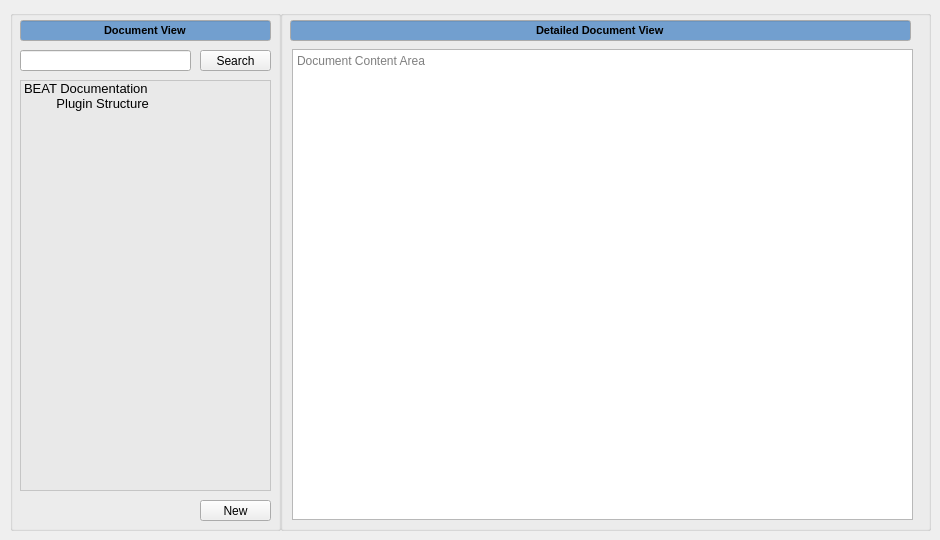
   <widget class="QWidget" name="Documentation">
    <attribute name="title">
     <string>Documentation</string>
    </attribute>
    <widget class="QGroupBox" name="document_view_groupbox">
     <property name="geometry">
      <rect>
       <x>10</x>
       <y>10</y>
       <width>271</width>
       <height>521</height>
      </rect>
     </property>
     <property name="title">
      <string/>
     </property>
     <widget class="QLineEdit" name="document_view_lineedit">
      <property name="geometry">
       <rect>
        <x>10</x>
        <y>10</y>
        <width>251</width>
        <height>21</height>
       </rect>
      </property>
      <property name="palette">
       <palette>
        <active>
         <colorrole role="Base">
          <brush brushstyle="SolidPattern">
           <color alpha="255">
            <red>114</red>
            <green>159</green>
            <blue>207</blue>
           </color>
          </brush>
         </colorrole>
        </active>
        <inactive>
         <colorrole role="Base">
          <brush brushstyle="SolidPattern">
           <color alpha="255">
            <red>114</red>
            <green>159</green>
            <blue>207</blue>
           </color>
          </brush>
         </colorrole>
        </inactive>
        <disabled>
         <colorrole role="Base">
          <brush brushstyle="SolidPattern">
           <color alpha="255">
            <red>255</red>
            <green>255</green>
            <blue>255</blue>
           </color>
          </brush>
         </colorrole>
        </disabled>
       </palette>
      </property>
      <property name="font">
       <font>
        <pointsize>8</pointsize>
        <weight>75</weight>
        <bold>true</bold>
       </font>
      </property>
      <property name="autoFillBackground">
       <bool>false</bool>
      </property>
      <property name="text">
       <string>Document View</string>
      </property>
      <property name="alignment">
       <set>Qt::AlignCenter</set>
      </property>
      <property name="readOnly">
       <bool>true</bool>
      </property>
     </widget>
     <widget class="QLineEdit" name="document_view_search_lineedit">
      <property name="geometry">
       <rect>
        <x>10</x>
        <y>40</y>
        <width>171</width>
        <height>21</height>
       </rect>
      </property>
      <property name="palette">
       <palette>
        <active>
         <colorrole role="WindowText">
          <brush brushstyle="SolidPattern">
           <color alpha="255">
            <red>0</red>
            <green>0</green>
            <blue>0</blue>
           </color>
          </brush>
         </colorrole>
         <colorrole role="Dark">
          <brush brushstyle="SolidPattern">
           <color alpha="255">
            <red>119</red>
            <green>119</green>
            <blue>118</blue>
           </color>
          </brush>
         </colorrole>
         <colorrole role="Mid">
          <brush brushstyle="SolidPattern">
           <color alpha="255">
            <red>159</red>
            <green>159</green>
            <blue>157</blue>
           </color>
          </brush>
         </colorrole>
         <colorrole role="Text">
          <brush brushstyle="SolidPattern">
           <color alpha="255">
            <red>203</red>
            <green>203</green>
            <blue>203</blue>
           </color>
          </brush>
         </colorrole>
         <colorrole role="ButtonText">
          <brush brushstyle="SolidPattern">
           <color alpha="255">
            <red>0</red>
            <green>0</green>
            <blue>0</blue>
           </color>
          </brush>
         </colorrole>
         <colorrole role="Base">
          <brush brushstyle="SolidPattern">
           <color alpha="255">
            <red>255</red>
            <green>255</green>
            <blue>255</blue>
           </color>
          </brush>
         </colorrole>
         <colorrole role="Window">
          <brush brushstyle="SolidPattern">
           <color alpha="255">
            <red>238</red>
            <green>238</green>
            <blue>236</blue>
           </color>
          </brush>
         </colorrole>
         <colorrole role="Shadow">
          <brush brushstyle="SolidPattern">
           <color alpha="255">
            <red>0</red>
            <green>0</green>
            <blue>0</blue>
           </color>
          </brush>
         </colorrole>
         <colorrole role="AlternateBase">
          <brush brushstyle="SolidPattern">
           <color alpha="255">
            <red>184</red>
            <green>184</green>
            <blue>184</blue>
           </color>
          </brush>
         </colorrole>
         <colorrole role="ToolTipBase">
          <brush brushstyle="SolidPattern">
           <color alpha="255">
            <red>255</red>
            <green>255</green>
            <blue>220</blue>
           </color>
          </brush>
         </colorrole>
         <colorrole role="ToolTipText">
          <brush brushstyle="SolidPattern">
           <color alpha="255">
            <red>0</red>
            <green>0</green>
            <blue>0</blue>
           </color>
          </brush>
         </colorrole>
        </active>
        <inactive>
         <colorrole role="WindowText">
          <brush brushstyle="SolidPattern">
           <color alpha="255">
            <red>0</red>
            <green>0</green>
            <blue>0</blue>
           </color>
          </brush>
         </colorrole>
         <colorrole role="Dark">
          <brush brushstyle="SolidPattern">
           <color alpha="255">
            <red>119</red>
            <green>119</green>
            <blue>118</blue>
           </color>
          </brush>
         </colorrole>
         <colorrole role="Mid">
          <brush brushstyle="SolidPattern">
           <color alpha="255">
            <red>159</red>
            <green>159</green>
            <blue>157</blue>
           </color>
          </brush>
         </colorrole>
         <colorrole role="Text">
          <brush brushstyle="SolidPattern">
           <color alpha="255">
            <red>203</red>
            <green>203</green>
            <blue>203</blue>
           </color>
          </brush>
         </colorrole>
         <colorrole role="ButtonText">
          <brush brushstyle="SolidPattern">
           <color alpha="255">
            <red>0</red>
            <green>0</green>
            <blue>0</blue>
           </color>
          </brush>
         </colorrole>
         <colorrole role="Base">
          <brush brushstyle="SolidPattern">
           <color alpha="255">
            <red>255</red>
            <green>255</green>
            <blue>255</blue>
           </color>
          </brush>
         </colorrole>
         <colorrole role="Window">
          <brush brushstyle="SolidPattern">
           <color alpha="255">
            <red>238</red>
            <green>238</green>
            <blue>236</blue>
           </color>
          </brush>
         </colorrole>
         <colorrole role="Shadow">
          <brush brushstyle="SolidPattern">
           <color alpha="255">
            <red>0</red>
            <green>0</green>
            <blue>0</blue>
           </color>
          </brush>
         </colorrole>
         <colorrole role="AlternateBase">
          <brush brushstyle="SolidPattern">
           <color alpha="255">
            <red>184</red>
            <green>184</green>
            <blue>184</blue>
           </color>
          </brush>
         </colorrole>
         <colorrole role="ToolTipBase">
          <brush brushstyle="SolidPattern">
           <color alpha="255">
            <red>255</red>
            <green>255</green>
            <blue>220</blue>
           </color>
          </brush>
         </colorrole>
         <colorrole role="ToolTipText">
          <brush brushstyle="SolidPattern">
           <color alpha="255">
            <red>0</red>
            <green>0</green>
            <blue>0</blue>
           </color>
          </brush>
         </colorrole>
        </inactive>
        <disabled>
         <colorrole role="WindowText">
          <brush brushstyle="SolidPattern">
           <color alpha="255">
            <red>119</red>
            <green>119</green>
            <blue>118</blue>
           </color>
          </brush>
         </colorrole>
         <colorrole role="Dark">
          <brush brushstyle="SolidPattern">
           <color alpha="255">
            <red>119</red>
            <green>119</green>
            <blue>118</blue>
           </color>
          </brush>
         </colorrole>
         <colorrole role="Mid">
          <brush brushstyle="SolidPattern">
           <color alpha="255">
            <red>159</red>
            <green>159</green>
            <blue>157</blue>
           </color>
          </brush>
         </colorrole>
         <colorrole role="Text">
          <brush brushstyle="SolidPattern">
           <color alpha="255">
            <red>119</red>
            <green>119</green>
            <blue>118</blue>
           </color>
          </brush>
         </colorrole>
         <colorrole role="ButtonText">
          <brush brushstyle="SolidPattern">
           <color alpha="255">
            <red>119</red>
            <green>119</green>
            <blue>118</blue>
           </color>
          </brush>
         </colorrole>
         <colorrole role="Base">
          <brush brushstyle="SolidPattern">
           <color alpha="255">
            <red>238</red>
            <green>238</green>
            <blue>236</blue>
           </color>
          </brush>
         </colorrole>
         <colorrole role="Window">
          <brush brushstyle="SolidPattern">
           <color alpha="255">
            <red>238</red>
            <green>238</green>
            <blue>236</blue>
           </color>
          </brush>
         </colorrole>
         <colorrole role="Shadow">
          <brush brushstyle="SolidPattern">
           <color alpha="255">
            <red>0</red>
            <green>0</green>
            <blue>0</blue>
           </color>
          </brush>
         </colorrole>
         <colorrole role="AlternateBase">
          <brush brushstyle="SolidPattern">
           <color alpha="255">
            <red>184</red>
            <green>184</green>
            <blue>184</blue>
           </color>
          </brush>
         </colorrole>
         <colorrole role="ToolTipBase">
          <brush brushstyle="SolidPattern">
           <color alpha="255">
            <red>255</red>
            <green>255</green>
            <blue>220</blue>
           </color>
          </brush>
         </colorrole>
         <colorrole role="ToolTipText">
          <brush brushstyle="SolidPattern">
           <color alpha="255">
            <red>0</red>
            <green>0</green>
            <blue>0</blue>
           </color>
          </brush>
         </colorrole>
        </disabled>
       </palette>
      </property>
      <property name="font">
       <font>
        <pointsize>8</pointsize>
       </font>
      </property>
      <property name="text">
       <string/>
      </property>
     </widget>
     <widget class="QPushButton" name="document_view_search_button">
      <property name="geometry">
       <rect>
        <x>190</x>
        <y>40</y>
        <width>71</width>
        <height>21</height>
       </rect>
      </property>
      <property name="text">
       <string>Search</string>
      </property>
     </widget>
     <widget class="QListWidget" name="document_view_listwidget">
      <property name="geometry">
       <rect>
        <x>10</x>
        <y>70</y>
        <width>251</width>
        <height>411</height>
       </rect>
      </property>
      <property name="palette">
       <palette>
        <active>
         <colorrole role="WindowText">
          <brush brushstyle="SolidPattern">
           <color alpha="255">
            <red>0</red>
            <green>0</green>
            <blue>0</blue>
           </color>
          </brush>
         </colorrole>
         <colorrole role="Button">
          <brush brushstyle="SolidPattern">
           <color alpha="255">
            <red>255</red>
            <green>255</green>
            <blue>255</blue>
           </color>
          </brush>
         </colorrole>
         <colorrole role="Light">
          <brush brushstyle="SolidPattern">
           <color alpha="255">
            <red>255</red>
            <green>255</green>
            <blue>255</blue>
           </color>
          </brush>
         </colorrole>
         <colorrole role="Midlight">
          <brush brushstyle="SolidPattern">
           <color alpha="255">
            <red>255</red>
            <green>255</green>
            <blue>255</blue>
           </color>
          </brush>
         </colorrole>
         <colorrole role="Dark">
          <brush brushstyle="SolidPattern">
           <color alpha="255">
            <red>127</red>
            <green>127</green>
            <blue>127</blue>
           </color>
          </brush>
         </colorrole>
         <colorrole role="Mid">
          <brush brushstyle="SolidPattern">
           <color alpha="255">
            <red>170</red>
            <green>170</green>
            <blue>170</blue>
           </color>
          </brush>
         </colorrole>
         <colorrole role="Text">
          <brush brushstyle="SolidPattern">
           <color alpha="255">
            <red>0</red>
            <green>0</green>
            <blue>0</blue>
           </color>
          </brush>
         </colorrole>
         <colorrole role="BrightText">
          <brush brushstyle="SolidPattern">
           <color alpha="255">
            <red>255</red>
            <green>255</green>
            <blue>255</blue>
           </color>
          </brush>
         </colorrole>
         <colorrole role="Base">
          <brush brushstyle="SolidPattern">
           <color alpha="142">
            <red>229</red>
            <green>229</green>
            <blue>229</blue>
           </color>
          </brush>
         </colorrole>
         <colorrole role="Window">
          <brush brushstyle="SolidPattern">
           <color alpha="255">
            <red>255</red>
            <green>255</green>
            <blue>255</blue>
           </color>
          </brush>
         </colorrole>
         <colorrole role="Shadow">
          <brush brushstyle="SolidPattern">
           <color alpha="255">
            <red>0</red>
            <green>0</green>
            <blue>0</blue>
           </color>
          </brush>
         </colorrole>
         <colorrole role="AlternateBase">
          <brush brushstyle="SolidPattern">
           <color alpha="255">
            <red>255</red>
            <green>255</green>
            <blue>255</blue>
           </color>
          </brush>
         </colorrole>
         <colorrole role="ToolTipBase">
          <brush brushstyle="SolidPattern">
           <color alpha="255">
            <red>255</red>
            <green>255</green>
            <blue>220</blue>
           </color>
          </brush>
         </colorrole>
         <colorrole role="ToolTipText">
          <brush brushstyle="SolidPattern">
           <color alpha="255">
            <red>0</red>
            <green>0</green>
            <blue>0</blue>
           </color>
          </brush>
         </colorrole>
        </active>
        <inactive>
         <colorrole role="WindowText">
          <brush brushstyle="SolidPattern">
           <color alpha="255">
            <red>0</red>
            <green>0</green>
            <blue>0</blue>
           </color>
          </brush>
         </colorrole>
         <colorrole role="Button">
          <brush brushstyle="SolidPattern">
           <color alpha="255">
            <red>255</red>
            <green>255</green>
            <blue>255</blue>
           </color>
          </brush>
         </colorrole>
         <colorrole role="Light">
          <brush brushstyle="SolidPattern">
           <color alpha="255">
            <red>255</red>
            <green>255</green>
            <blue>255</blue>
           </color>
          </brush>
         </colorrole>
         <colorrole role="Midlight">
          <brush brushstyle="SolidPattern">
           <color alpha="255">
            <red>255</red>
            <green>255</green>
            <blue>255</blue>
           </color>
          </brush>
         </colorrole>
         <colorrole role="Dark">
          <brush brushstyle="SolidPattern">
           <color alpha="255">
            <red>127</red>
            <green>127</green>
            <blue>127</blue>
           </color>
          </brush>
         </colorrole>
         <colorrole role="Mid">
          <brush brushstyle="SolidPattern">
           <color alpha="255">
            <red>170</red>
            <green>170</green>
            <blue>170</blue>
           </color>
          </brush>
         </colorrole>
         <colorrole role="Text">
          <brush brushstyle="SolidPattern">
           <color alpha="255">
            <red>0</red>
            <green>0</green>
            <blue>0</blue>
           </color>
          </brush>
         </colorrole>
         <colorrole role="BrightText">
          <brush brushstyle="SolidPattern">
           <color alpha="255">
            <red>255</red>
            <green>255</green>
            <blue>255</blue>
           </color>
          </brush>
         </colorrole>
         <colorrole role="Base">
          <brush brushstyle="SolidPattern">
           <color alpha="142">
            <red>229</red>
            <green>229</green>
            <blue>229</blue>
           </color>
          </brush>
         </colorrole>
         <colorrole role="Window">
          <brush brushstyle="SolidPattern">
           <color alpha="255">
            <red>255</red>
            <green>255</green>
            <blue>255</blue>
           </color>
          </brush>
         </colorrole>
         <colorrole role="Shadow">
          <brush brushstyle="SolidPattern">
           <color alpha="255">
            <red>0</red>
            <green>0</green>
            <blue>0</blue>
           </color>
          </brush>
         </colorrole>
         <colorrole role="AlternateBase">
          <brush brushstyle="SolidPattern">
           <color alpha="255">
            <red>255</red>
            <green>255</green>
            <blue>255</blue>
           </color>
          </brush>
         </colorrole>
         <colorrole role="ToolTipBase">
          <brush brushstyle="SolidPattern">
           <color alpha="255">
            <red>255</red>
            <green>255</green>
            <blue>220</blue>
           </color>
          </brush>
         </colorrole>
         <colorrole role="ToolTipText">
          <brush brushstyle="SolidPattern">
           <color alpha="255">
            <red>0</red>
            <green>0</green>
            <blue>0</blue>
           </color>
          </brush>
         </colorrole>
        </inactive>
        <disabled>
         <colorrole role="WindowText">
          <brush brushstyle="SolidPattern">
           <color alpha="255">
            <red>127</red>
            <green>127</green>
            <blue>127</blue>
           </color>
          </brush>
         </colorrole>
         <colorrole role="Button">
          <brush brushstyle="SolidPattern">
           <color alpha="255">
            <red>255</red>
            <green>255</green>
            <blue>255</blue>
           </color>
          </brush>
         </colorrole>
         <colorrole role="Light">
          <brush brushstyle="SolidPattern">
           <color alpha="255">
            <red>255</red>
            <green>255</green>
            <blue>255</blue>
           </color>
          </brush>
         </colorrole>
         <colorrole role="Midlight">
          <brush brushstyle="SolidPattern">
           <color alpha="255">
            <red>255</red>
            <green>255</green>
            <blue>255</blue>
           </color>
          </brush>
         </colorrole>
         <colorrole role="Dark">
          <brush brushstyle="SolidPattern">
           <color alpha="255">
            <red>127</red>
            <green>127</green>
            <blue>127</blue>
           </color>
          </brush>
         </colorrole>
         <colorrole role="Mid">
          <brush brushstyle="SolidPattern">
           <color alpha="255">
            <red>170</red>
            <green>170</green>
            <blue>170</blue>
           </color>
          </brush>
         </colorrole>
         <colorrole role="Text">
          <brush brushstyle="SolidPattern">
           <color alpha="255">
            <red>127</red>
            <green>127</green>
            <blue>127</blue>
           </color>
          </brush>
         </colorrole>
         <colorrole role="BrightText">
          <brush brushstyle="SolidPattern">
           <color alpha="255">
            <red>255</red>
            <green>255</green>
            <blue>255</blue>
           </color>
          </brush>
         </colorrole>
         <colorrole role="Base">
          <brush brushstyle="SolidPattern">
           <color alpha="255">
            <red>255</red>
            <green>255</green>
            <blue>255</blue>
           </color>
          </brush>
         </colorrole>
         <colorrole role="Window">
          <brush brushstyle="SolidPattern">
           <color alpha="255">
            <red>255</red>
            <green>255</green>
            <blue>255</blue>
           </color>
          </brush>
         </colorrole>
         <colorrole role="Shadow">
          <brush brushstyle="SolidPattern">
           <color alpha="255">
            <red>0</red>
            <green>0</green>
            <blue>0</blue>
           </color>
          </brush>
         </colorrole>
         <colorrole role="AlternateBase">
          <brush brushstyle="SolidPattern">
           <color alpha="255">
            <red>255</red>
            <green>255</green>
            <blue>255</blue>
           </color>
          </brush>
         </colorrole>
         <colorrole role="ToolTipBase">
          <brush brushstyle="SolidPattern">
           <color alpha="255">
            <red>255</red>
            <green>255</green>
            <blue>220</blue>
           </color>
          </brush>
         </colorrole>
         <colorrole role="ToolTipText">
          <brush brushstyle="SolidPattern">
           <color alpha="255">
            <red>0</red>
            <green>0</green>
            <blue>0</blue>
           </color>
          </brush>
         </colorrole>
        </disabled>
       </palette>
      </property>
      <property name="font">
       <font>
        <pointsize>10</pointsize>
       </font>
      </property>
      <property name="editTriggers">
       <set>QAbstractItemView::DoubleClicked|QAbstractItemView::EditKeyPressed</set>
      </property>
      <property name="resizeMode">
       <enum>QListView::Adjust</enum>
      </property>
      <property name="spacing">
       <number>0</number>
      </property>
      <item>
       <property name="text">
        <string>BEAT Documentation</string>
       </property>
      </item>
      <item>
       <property name="text">
        <string>         Plugin Structure</string>
       </property>
      </item>
     </widget>
     <widget class="QPushButton" name="document_view_new_button">
      <property name="geometry">
       <rect>
        <x>190</x>
        <y>490</y>
        <width>71</width>
        <height>21</height>
       </rect>
      </property>
      <property name="text">
       <string>New</string>
      </property>
     </widget>
    </widget>
    <widget class="QGroupBox" name="detailed_document_view_groupbox">
     <property name="geometry">
      <rect>
       <x>280</x>
       <y>10</y>
       <width>651</width>
       <height>521</height>
      </rect>
     </property>
     <property name="title">
      <string/>
     </property>
     <widget class="QLineEdit" name="detailed_document_view_lineedit">
      <property name="geometry">
       <rect>
        <x>10</x>
        <y>10</y>
        <width>621</width>
        <height>21</height>
       </rect>
      </property>
      <property name="palette">
       <palette>
        <active>
         <colorrole role="Base">
          <brush brushstyle="SolidPattern">
           <color alpha="255">
            <red>114</red>
            <green>159</green>
            <blue>207</blue>
           </color>
          </brush>
         </colorrole>
        </active>
        <inactive>
         <colorrole role="Base">
          <brush brushstyle="SolidPattern">
           <color alpha="255">
            <red>114</red>
            <green>159</green>
            <blue>207</blue>
           </color>
          </brush>
         </colorrole>
        </inactive>
        <disabled>
         <colorrole role="Base">
          <brush brushstyle="SolidPattern">
           <color alpha="255">
            <red>255</red>
            <green>255</green>
            <blue>255</blue>
           </color>
          </brush>
         </colorrole>
        </disabled>
       </palette>
      </property>
      <property name="font">
       <font>
        <pointsize>8</pointsize>
        <weight>75</weight>
        <bold>true</bold>
       </font>
      </property>
      <property name="autoFillBackground">
       <bool>false</bool>
      </property>
      <property name="text">
       <string>Detailed Document View</string>
      </property>
      <property name="alignment">
       <set>Qt::AlignCenter</set>
      </property>
      <property name="readOnly">
       <bool>true</bool>
      </property>
     </widget>
     <widget class="QTextEdit" name="document_content_area_textedit">
      <property name="geometry">
       <rect>
        <x>12</x>
        <y>39</y>
        <width>621</width>
        <height>471</height>
       </rect>
      </property>
      <property name="html">
       <string>&lt;!DOCTYPE HTML PUBLIC &quot;-//W3C//DTD HTML 4.0//EN&quot; &quot;http://www.w3.org/TR/REC-html40/strict.dtd&quot;&gt;
&lt;html&gt;&lt;head&gt;&lt;meta name=&quot;qrichtext&quot; content=&quot;1&quot; /&gt;&lt;style type=&quot;text/css&quot;&gt;
p, li { white-space: pre-wrap; }
&lt;/style&gt;&lt;/head&gt;&lt;body style=&quot; font-family:'DejaVu Sans'; font-size:12pt; font-weight:400; font-style:normal;&quot;&gt;
&lt;p style=&quot;-qt-paragraph-type:empty; margin-top:0px; margin-bottom:0px; margin-left:0px; margin-right:0px; -qt-block-indent:0; text-indent:0px;&quot;&gt;&lt;br /&gt;&lt;/p&gt;&lt;/body&gt;&lt;/html&gt;</string>
      </property>
      <property name="placeholderText">
       <string>Document Content Area</string>
      </property>
     </widget>
    </widget>
   </widget>
